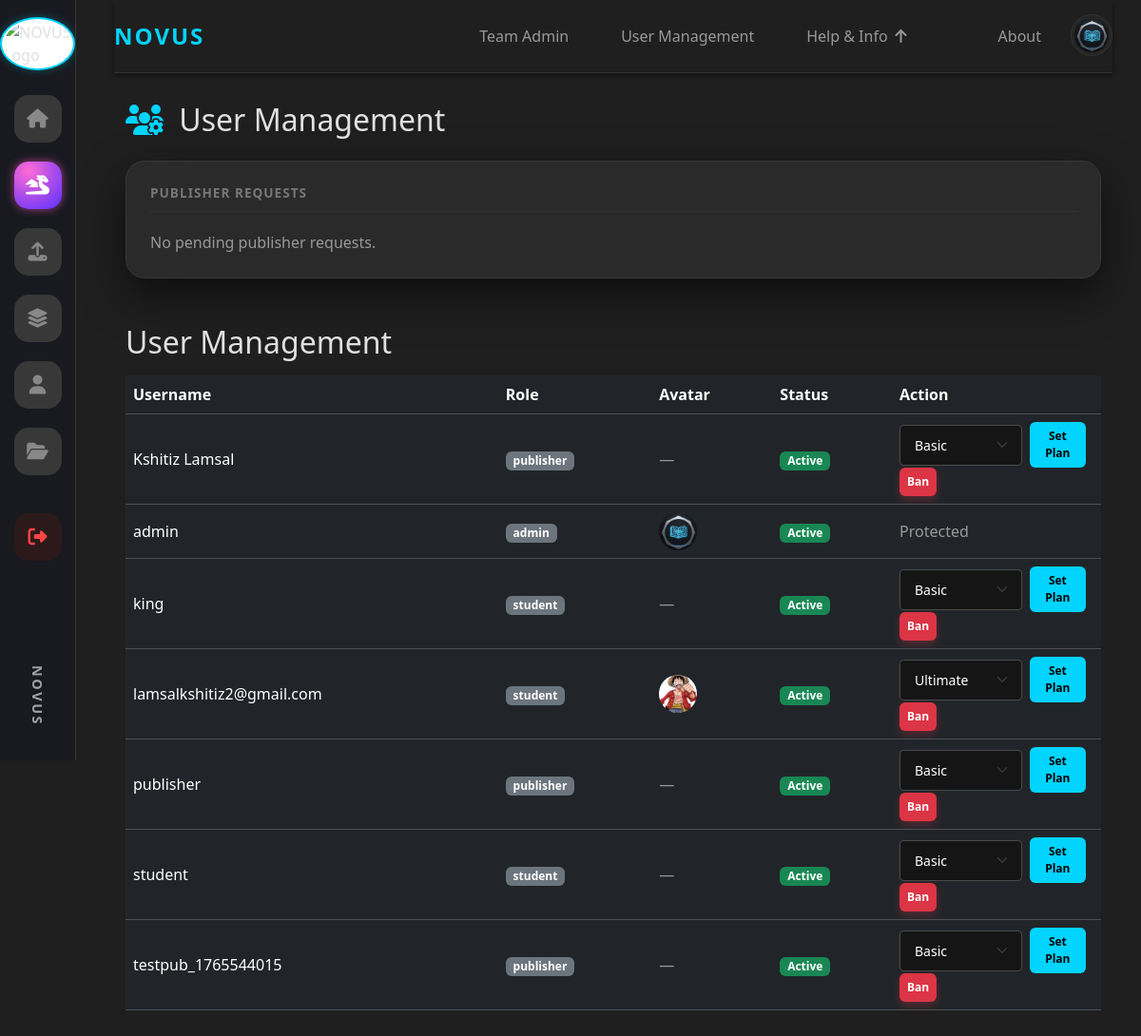
/admin/users (signed in), run on an earlier commit of the app's database.
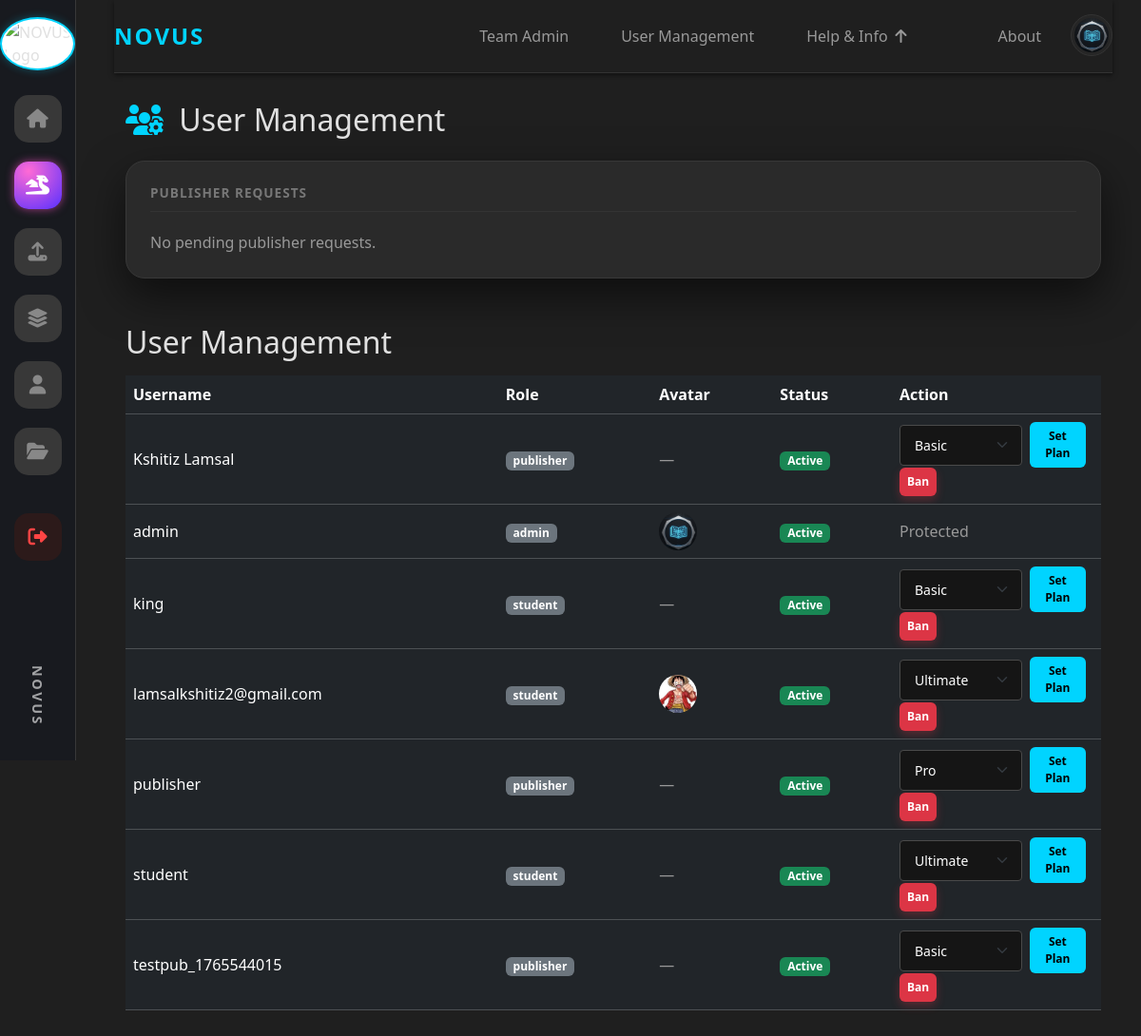
And on a later commit of the database.
### tables this page shows
CREATE TABLE users (
                    id INTEGER PRIMARY KEY,
                    username TEXT UNIQUE,
                    password TEXT,
                    role TEXT
                , status TEXT DEFAULT 'active', pending_publisher INTEGER DEFAULT 0, is_banned INTEGER DEFAULT 0, email TEXT, avatar_url TEXT, plan TEXT, plan_expires_at TEXT);

### app.py (the view)
@app.route("/admin/users", methods=["GET", "POST"], endpoint="user_management")
@admin_required
def admin_users():
    conn = get_conn()
    c = conn.cursor()
    c.execute("SELECT id, username, role, COALESCE(is_banned,0) as is_banned, COALESCE(status,'active') as status, COALESCE(avatar_url, NULL) as avatar_url, COALESCE(plan,'basic') as plan FROM users ORDER BY username")
    users = c.fetchall()
    c.execute("""
        SELECT rr.id, u.username, rr.requested_role, rr.created_at
        FROM role_requests rr
        JOIN users u ON rr.user_id = u.id
        WHERE rr.status = 'pending'
        ORDER BY rr.created_at ASC
    """)
    pending = c.fetchall()
    conn.close()
    return render_template("user_management.html", users=users, pending=pending)

### app.py (called while the page is built)
def get_conn():
    return sqlite3.connect(DB_PATH)

@app.before_request
def check_banned():
    uid = session.get("user_id")
    if not uid:
        return
    conn = get_conn()
    c = conn.cursor()
    c.execute("SELECT COALESCE(is_banned,0), COALESCE(status,'active') FROM users WHERE id=?", (uid,))
    row = c.fetchone()
    conn.close()
    if row:
        is_banned, status = row
        if int(is_banned) == 1 or status == "banned":
            session.clear()
            flash("Your account has been banned.", "danger")
            return redirect(url_for("login"))

@app.context_processor
def inject_user_avatar():
    return {
        'user_avatar': session.get('avatar_url'),
        'user_id': session.get('user_id')
    }

def admin_required(f):
    @wraps(f)
    def wrapper(*args, **kwargs):
        if session.get("role") != "admin":
            flash("Admin access required.", "danger")
            return redirect(url_for("home"))
        return f(*args, **kwargs)
    return wrapper

### templates/user_management.html (shortened to what this page needs)
{% extends "base.html" %}
{% block content %}
<div class="container mt-4">
  <h2 class="mb-4" style="color: var(--text-primary)">
    <i class="fas fa-users-cog me-2" style="color: var(--neon-blue)"></i>
    User Management
  </h2>
  <div class="section-container mb-4">
    <h5 class="section-title">Publisher Requests</h5>
    {% if pending %}
      <table class="table table-dark table-sm align-middle mb-0">
        <thead>
          <tr>
            <th>#</th>
            <th>Username</th>
            <th>Requested Role</th>
            <th>Requested At</th>
            <th style="width: 140px;">Action</th>
          </tr>
        </thead>
        <tbody>
          {% for r in pending %}
          <tr>
            <td>{{ loop.index }}</td>
            <td>{{ r[1] }}</td>
            <td class="text-capitalize">{{ r[2] }}</td>
            <td>{{ r[3] }}</td>
            <td>
              <form
                method="post"
                action="{{ url_for('approve_publisher', req_id=r[0]) }}"
                onsubmit="return confirm('Approve publisher role for {{ r[1] }}?');"
              >
                <button class="btn btn-sm btn-neon">Approve</button>
              </form>
            </td>
          </tr>
          {% endfor %}
        </tbody>
      </table>
    {% else %}
      <p class="text-muted mb-0">No pending publisher requests.</p>
    {% endif %}
  </div>
</div>
<div class="container py-4">
  <h2 class="mb-3">User Management</h2>
  <div class="table-responsive">
    <table class="table table-dark table-hover align-middle">
      <thead>
        <tr>
          <th>Username</th>
          <th>Role</th>
           <th>Avatar</th>
          <th>Status</th>
          <th style="width: 220px;">Action</th>
        </tr>
      </thead>
      <tbody>
        {% for u in users %}
        <tr>
          <td>{{ u[1] }}</td>
          <td>
            <span class="badge bg-secondary">{{ u[2] }}</span>
          </td>
           <td>
             {% if u[5] %}
               <img src="{{ u[5] }}" alt="{{ u[1] }}" style="width: 40px; height: 40px; border-radius: 50%; object-fit: cover;">
             {% else %}
               <span class="text-muted">—</span>
             {% endif %}
           </td>
          <td>
            {% if u[3] == 1 %}
              <span class="badge bg-danger">Banned</span>
            {% else %}
              <span class="badge bg-success">Active</span>
            {% endif %}
          </td>
          <td>
            {% if u[2] == 'admin' %}
              <span class="text-muted">Protected</span>
            {% else %}
              <form method="post" action="/admin/users/{{ u[0] }}/plan" style="display:inline-flex; gap:8px; align-items:center; margin-right:8px;">
                <select name="plan" class="form-select form-select-sm" style="width:140px;">
                  <option value="basic" {% if u[6] == 'basic' %}selected{% endif %}>Basic</option>
                  <option value="pro" {% if u[6] == 'pro' %}selected{% endif %}>Pro</option>
                  <option value="ultimate" {% if u[6] == 'ultimate' %}selected{% endif %}>Ultimate</option>
                </select>
                <button class="btn btn-sm btn-neon" type="submit">Set Plan</button>
              </form>
              {% if u[3] == 1 %}
                <form method="post" action="{{ url_for('user_unban', user_id=u[0]) }}" class="d-inline">
                  <button class="btn btn-sm btn-success">Unban</button>
                </form>
              {% else %}
                <form method="post" action="{{ url_for('user_ban', user_id=u[0]) }}" class="d-inline">
                  <button class="btn btn-sm btn-danger">Ban</button>
                </form>
              {% endif %}
            {% endif %}
          </td>
        </tr>
        {% endfor %}
      </tbody>
    </table>
  </div>
</div>
{% endblock %}

What changed in the data, as far as the page shows it:
changed users (number 5 of 7 on the later page): plan "Basic" → "Pro"
changed users (number 6 of 7 on the later page): plan "Basic" → "Ultimate"
